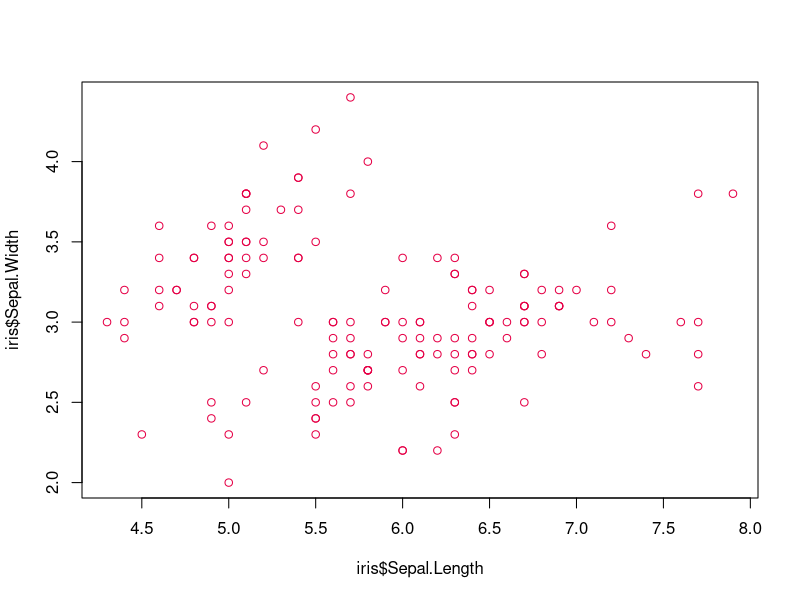
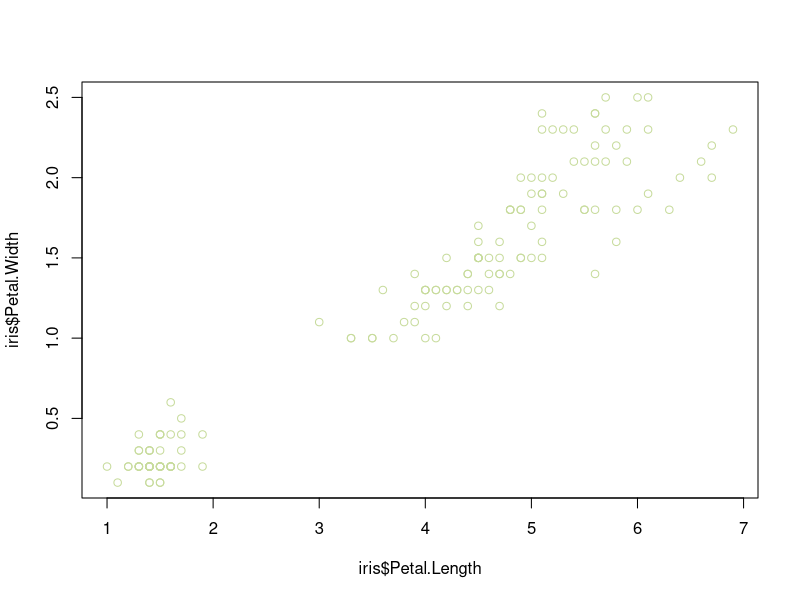
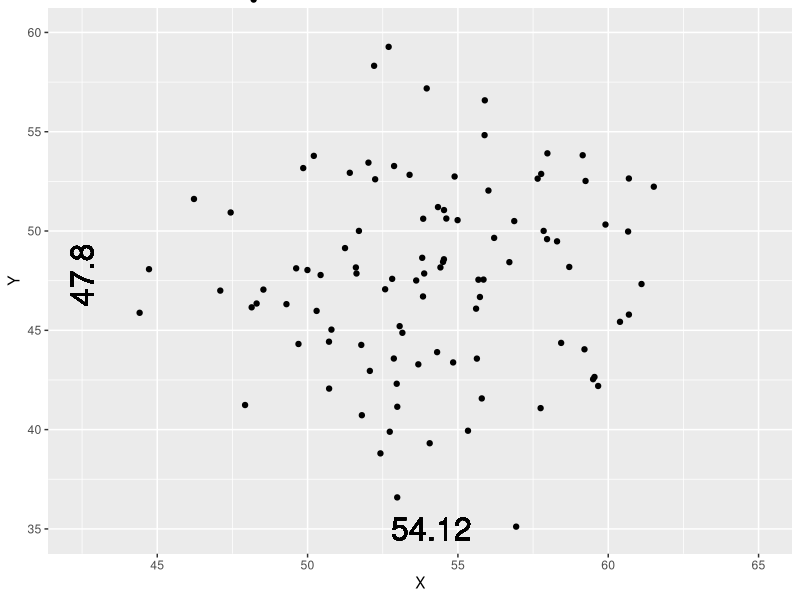
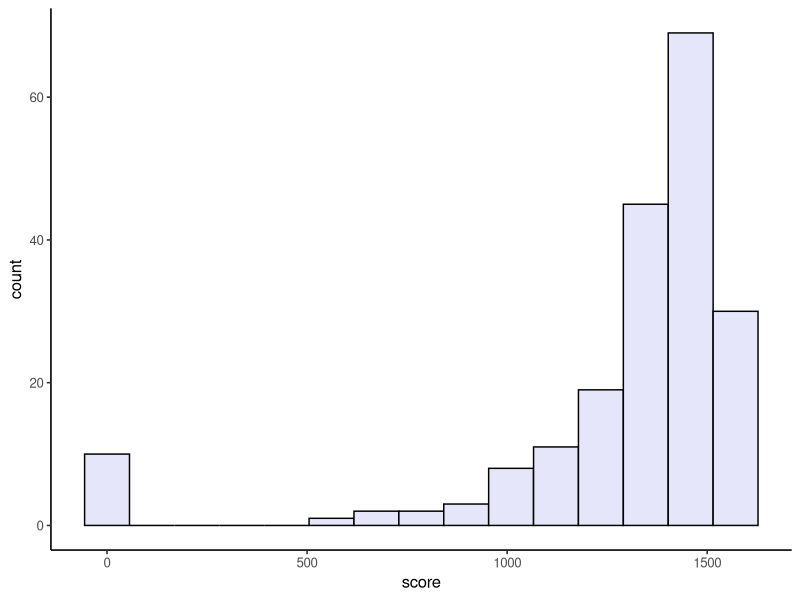
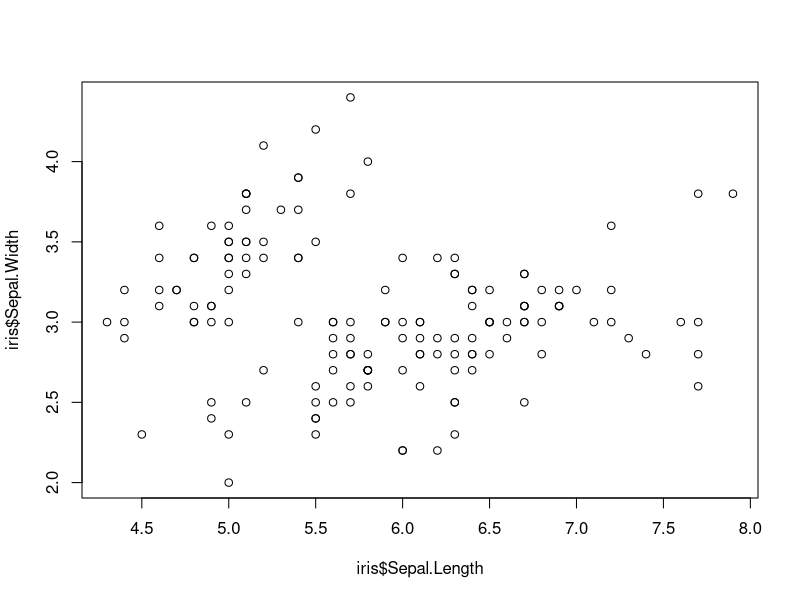
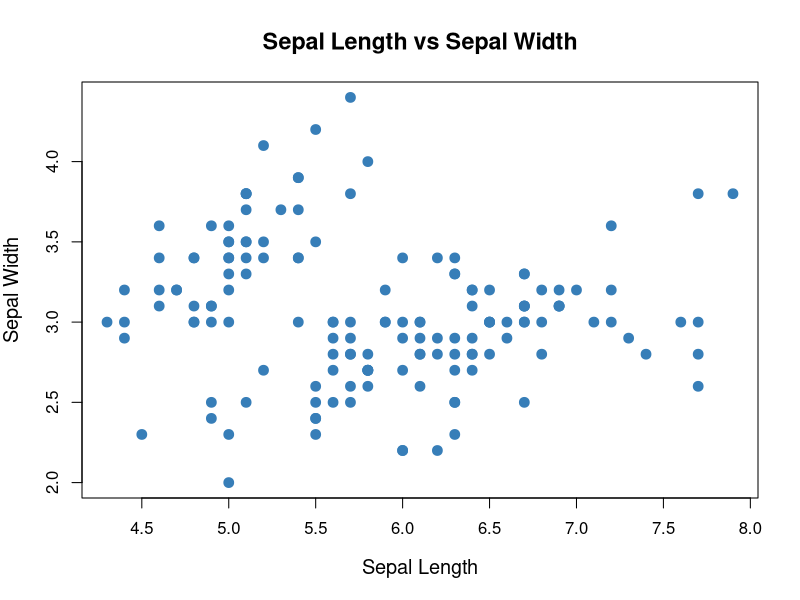
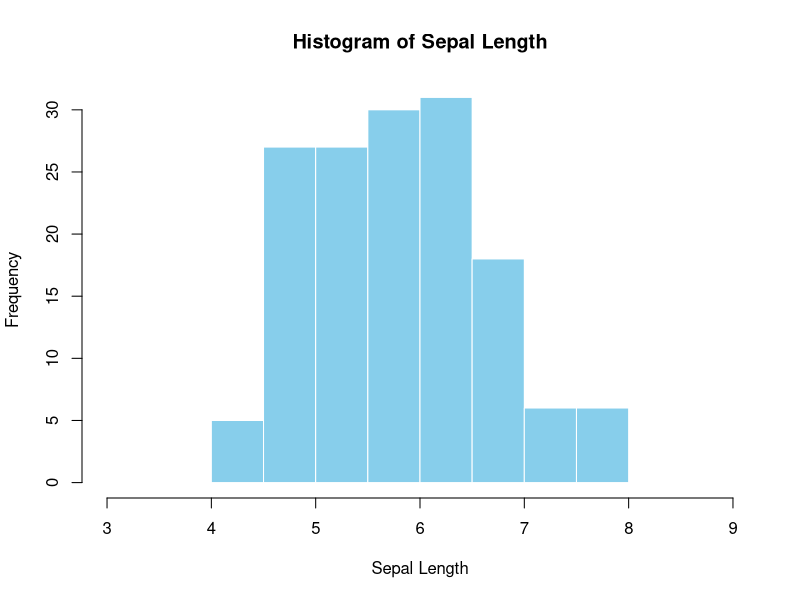
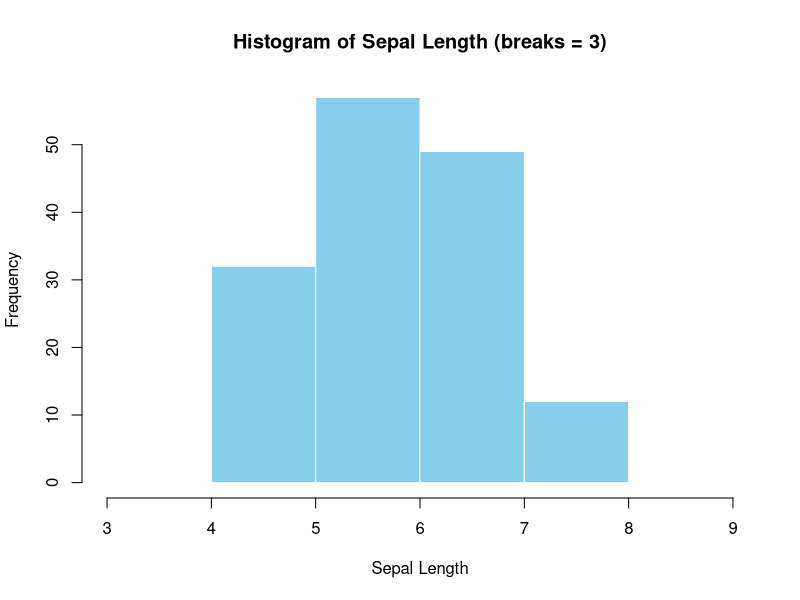

Source code (R) for these figures, in order:
## ---- chunk 1

knitr::opts_chunk$set(echo = T)

## ---- chunk 2
#| fig-width: 4
#| fig-height: 3
#| layout-ncol: 2
plot(iris$Sepal.Length, iris$Sepal.Width,
     col = "#E50046")

plot(iris$Petal.Length, iris$Petal.Width,
     col = "#C7DB9C")
## ---- chunk 3
here::here()

here::here("lab 2", "cat.png")
## ---- chunk 4
c(0, 2, 2, 4)
## ---- chunk 5
c(0, 1, 2, 3)
## ---- chunk 6
head(iris)
## ---- chunk 7
c(2, 3, 12, 4, 4)
## ---- chunk 8
c(2, 3, 12, 4, 4)

## ---- chunk 9
c(2, 3, 12, 4, 4)[order(c(2, 3, 12, 4, 4))][(length(c(2, 3, 12, 4, 4)) + 1) / 2]
## ---- chunk 10
c(2, 3, 12, 4, 4)

## ---- chunk 11
# note from jess: considering switching to just showing table()

c(2, 3, 12, 4, 4)

mode_func <- function(x) {
  sort(table(x), decreasing = T)[1]
}

## ---- chunk 12
X_mean <- 54.26
Y_mean <- 47.83

X_sd <- 16.76
Y_sd <- 26.93

cor <- -0.06
## ---- chunk 13
#| fig-width: 4
#| fig-height: 3
#| fig-align: center

library(tidyverse)

data <- as.data.frame(MASS::mvrnorm(n = 100,
                      mu = c(X_mean, Y_mean),
                      Sigma = matrix(c(17.76, -0.06,
                                       -0.06, 26.92), 
                                    2, 2)))

ggplot(data, aes(x = V1, y = V2)) +
  geom_point() +
  geom_text(label = round(mean(data$V1), 2), x = mean(data$V1), y = 35, size = 8) +
  geom_text(label = round(mean(data$V2), 2), x = 42.5, y = mean(data$V2), angle = 90, size = 8) +
  labs(x = "X", y = "Y") +
  coord_cartesian(xlim = c(42.5, 65), ylim = c(35, 60), clip = "off")

## ---- chunk 14
#| fig-width: 4
#| fig-height: 3

SAT_scores <- data.frame(student = 1:200,
                         score = round(1600 - rlnorm(200, meanlog = log(200), sdlog = 0.8))) 
SAT_scores$score[SAT_scores$score < 400] <- 0
SAT_scores$score[SAT_scores$score > 1600] <- 0
SAT_scores$score[sample(SAT_scores$student, 10)] <- 0

SAT_scores %>% 
  ggplot(aes(x = score)) +
  geom_histogram(bins = 15, fill = "lavender", color = "black") +
  theme_classic(base_size = 12)

## ---- chunk 15
#| fig-width: 5
#| fig-height: 3.5
plot(iris$Sepal.Length, iris$Sepal.Width)

## ---- chunk 16
#| fig-width: 5
#| fig-height: 3.5
plot(iris$Sepal.Length, iris$Sepal.Width,
     pch = 19,                 # solid circles
     col = "#377EB8",           # pleasant blue
     cex = 1.3,                 # slightly larger points
     xlab = "Sepal Length",     # cleaner label
     ylab = "Sepal Width",
     main = "Sepal Length vs Sepal Width",
     cex.lab = 1.2,             # bigger axis labels
     cex.main = 1.4,            # bigger title
     font.main = 2)             # bold title
## ---- chunk 17
#| fig-width: 5
#| fig-height: 4
hist(iris$Sepal.Length,
     breaks = 7,
     main = "Histogram of Sepal Length",
     xlab = "Sepal Length",
     xlim = c(3, 9),
     border = "white",
     col = "skyblue")
## ---- chunk 18
#| fig-width: 5
#| fig-height: 4
hist(iris$Sepal.Length,
     breaks = 3,
     main = "Histogram of Sepal Length (breaks = 3)",
     xlab = "Sepal Length",
     xlim = c(3, 9),
     border = "white",
     col = "skyblue")
## ---- chunk 19
#| fig-width: 5
#| fig-height: 4
hist(iris$Sepal.Length,
     breaks = 10,
     main = "Histogram of Sepal Length (breaks = 10)",
     xlab = "Sepal Length",
     xlim = c(3, 9),
     border = "white",
     col = "skyblue")
## ---- chunk 20
#| fig-width: 5
#| fig-height: 4
hist(iris$Sepal.Length,
     breaks = 20,
     main = "Histogram of Sepal Length (breaks = 20)",
     xlab = "Sepal Length",
     xlim = c(3, 9),
     border = "white",
     col = "skyblue")
## ---- chunk 21
#| fig-width: 5
#| fig-height: 4
hist(iris$Sepal.Length,
     breaks = 100,
     main = "Histogram of Sepal Length (breaks = 100)",
     xlab = "Sepal Length",
     xlim = c(3, 9),
     border = "white",
     col = "skyblue")
## ---- chunk 22
#| fig-height: 3
#| fig-width: 15

dat <- data.frame(x = rnorm(1000))

cowplot::plot_grid(
  plotlist = list(
    ggplot(dat, aes(x = x)) +
      geom_histogram(aes(y = after_stat(density)),
                     bins = 10) +
      coord_cartesian(xlim = c(-4, 4), ylim = c(0, .5)) +
      labs(y = "Proportion") +
      cowplot::theme_cowplot(),
    
    ggplot(dat, aes(x = x)) +
      geom_histogram(aes(y = after_stat(density)),
                     bins = 50) +
      coord_cartesian(xlim = c(-4, 4), ylim = c(0, .5)) +
      labs(y = "Proportion") +
      cowplot::theme_cowplot(),
    
    ggplot(dat, aes(x = x)) +
      geom_histogram(aes(y = after_stat(density)),
                     bins = 100) +
      coord_cartesian(xlim = c(-4, 4), ylim = c(0, .5)) +
      labs(y = "Proportion") +
      cowplot::theme_cowplot(),
    
    ggplot(dat, aes(x = x)) +
      geom_histogram(aes(y = after_stat(density)),
                     bins = 100, alpha = .8) +
      stat_function(inherit.aes = FALSE, fun = dnorm,
                    n = 101, args = list(mean = 0, sd = 1),
                    xlim = c(-4, 4),
                    color = "grey35", linewidth = 2) +
      coord_cartesian(xlim = c(-4, 4), ylim = c(0, .5)) +
      labs(y = "Proportion") +
      cowplot::theme_cowplot()
  ),
  nrow = 1)
